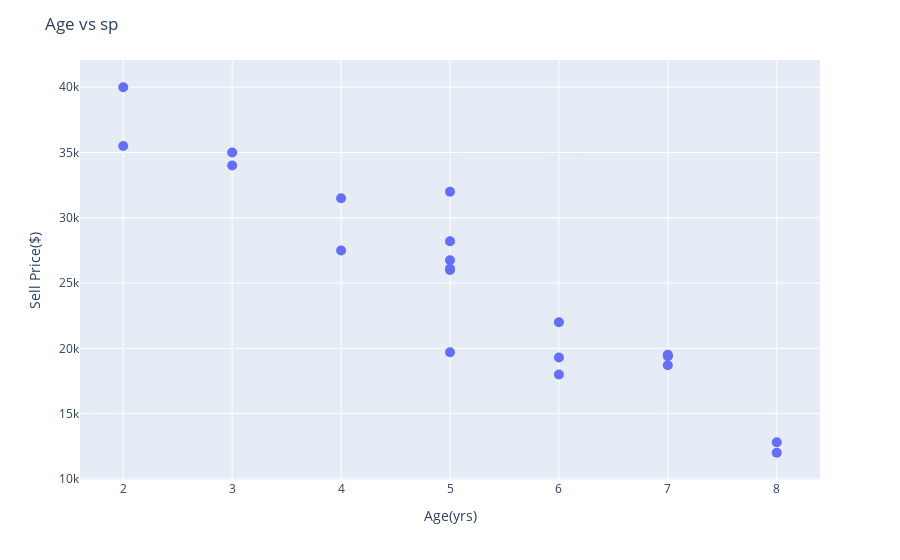

Source (notebook cell):
### Code cell
import plotly.express as px

# Assuming df is your DataFrame and it contains 'Mileage' and 'Sell Price($)' columns
fig = px.scatter(df, x="Age(yrs)", y="Sell Price($)")
fig.update_layout(title="Age vs sp")
fig.update_traces(marker_size=10)

fig.show()

### Figure 1 — Plotly figure (JSON) as saved in the notebook; plotly's stock layout.template omitted (floating-point values rounded to 4 significant figures)
{"data": [{"hovertemplate": "Age(yrs)=%{x}<br>Sell Price($)=%{y}<extra></extra>", "legendgroup": "", "marker": {"color": "#636efa", "size": 10, "symbol": "circle"}, "mode": "markers", "name": "", "orientation": "v", "showlegend": false, "type": "scatter", "x": [6, 3, 5, 2, 4, 5, 5, 6, 8, 6, 7, 7, 5, 4, 7, 3, 2, 5, 8, 5], "xaxis": "x", "y": [18000, 34000, 26100, 40000, 31500, 26750, 32000, 19300, 12000, 22000, 18700, 19500, 26000, 27500, 19400, 35000, 35500, 19700, 12800, 28200], "yaxis": "y"}], "layout": {"legend": {"tracegroupgap": 0}, "margin": {"t": 60}, "title": {"text": "Age vs sp"}, "xaxis": {"anchor": "y", "domain": [0, 1], "title": {"text": "Age(yrs)"}}, "yaxis": {"anchor": "x", "domain": [0, 1], "title": {"text": "Sell Price($)"}}}}
